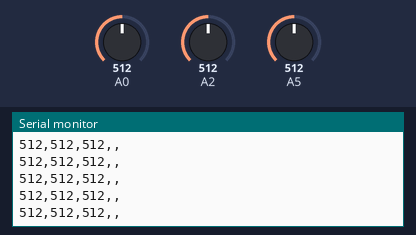
Simulated run of this sketch. Board: Arduino Uno, built with avr-gcc and run on an emulated ATmega328P. Shown: the last lines printed to the serial monitor. Inputs (shaded band) come from the test bench; at power-on: A2 = 512, A0 = 512, A5 = 512.

Above: at 7.2 s.
7.3 s: A2 set to 984
At 7.37 s:
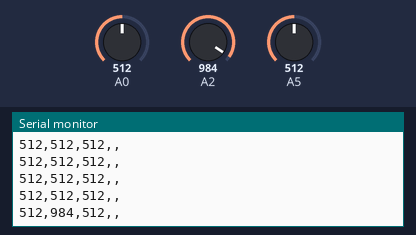
10.3 s: A2 set to 1012
At 10.39 s:
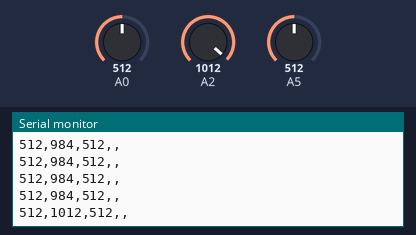
Timing chart, 0 to 12.8 s (numbered marks = the images above; inputs shaded):
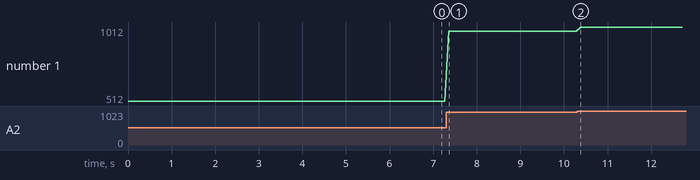

The sketch:

COM9-456.ino
```cpp
void setup() {
  // put your setup code here, to run once:
  Serial.begin(9600);
}

void loop() {
  // put your main code here, to run repeatedly:
  int sensor1 = analogRead(A0);
  int sensor2 = analogRead(A2);
  int sensor3 = analogRead(A5);

  Serial.print(sensor1);
  Serial.print(",");
  Serial.print(sensor2);
  Serial.print(",");
  Serial.print(sensor3);
  Serial.print(",");
  Serial.println(",");
  delay(100);

}
```

Measured:
- after the input at 7.3 s, the serial monitor: prints a new line after 0.06 s (image 1)
- after the input at 10.3 s, the serial monitor: prints a new line after 0.09 s (image 2)
- plotted number 1: 512 → 984 after the input at 7.3 s, 984 → 1012 after the input at 10.3 s
